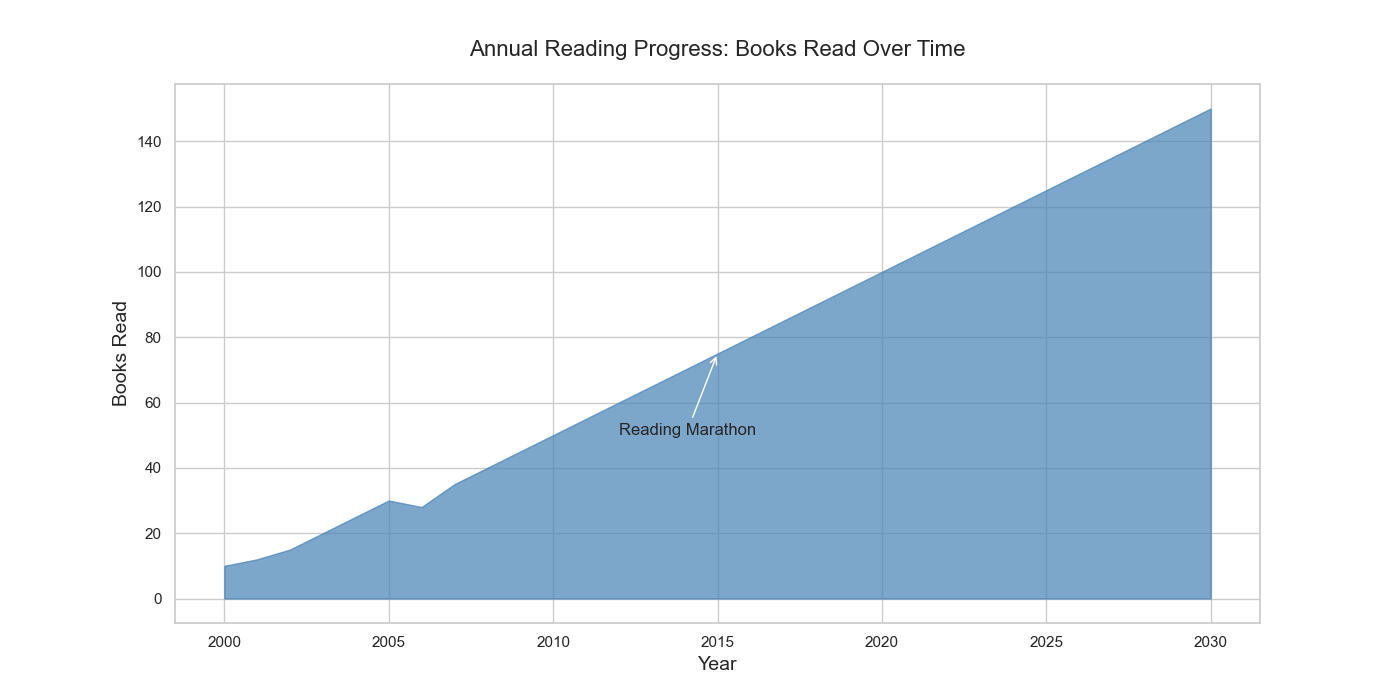

Write Python code to recreate this figure.

import matplotlib.pyplot as plt

# Data
years = [2000, 2001, 2002, 2003, 2004, 2005, 2006, 2007, 2008, 2009, 
         2010, 2011, 2012, 2013, 2014, 2015, 2016, 2017, 2018, 2019, 
         2020, 2021, 2022, 2023, 2024, 2025, 2026, 2027, 2028, 2029, 2030]
values = [10, 12, 15, 20, 25, 30, 28, 35, 40, 45, 
          50, 55, 60, 65, 70, 75, 80, 85, 90, 95, 
          100, 105, 110, 115, 120, 125, 130, 135, 140, 145, 150]

plt.figure(figsize=(14, 7))

# Area chart
plt.fill_between(years, values, color='#4682B4', alpha=0.7)

# Headline and labels
plt.title('Annual Reading Progress: Books Read Over Time', fontsize=16, pad=20)
plt.xlabel('Year', fontsize=14)
plt.ylabel('Books Read', fontsize=14)

# Annotations
plt.annotate('Reading Marathon', xy=(2015, 75), xytext=(2012, 50),
             arrowprops=dict(facecolor='black', arrowstyle='->'),
             fontsize=12)

# Show plot
plt.show()
